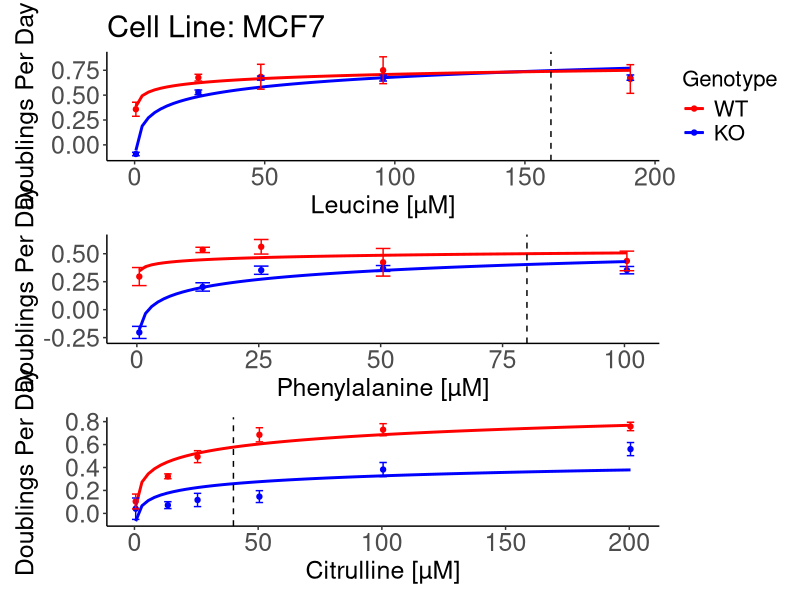
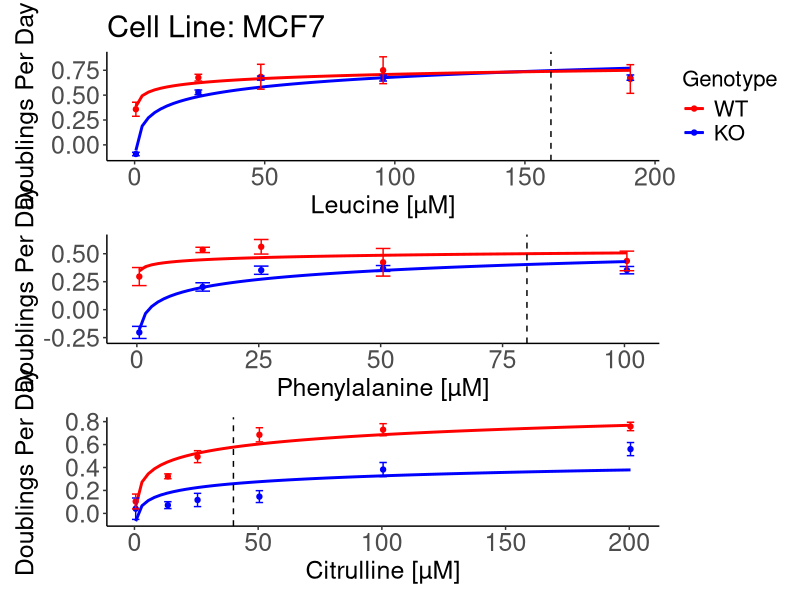

These charts were generated, in order, by the following R code:
library(tidyverse)
library(patchwork)
mcf7 <- read.csv("exp4a_MCF7.csv")

### This code below is awesome - just need to work on aesthetics now.  

### Cit
p1 <- mcf7 |>
  drop_na() |> 
  mutate_at(c("WT", "KO"), as.numeric) |>
  rename(Metabolite = Leu,
         Concentration = X,
         WT = c(X.1, X.2, WT, X.3),
         KO = c(X.4, X.5, KO, X.6)) |> 
  pivot_longer(
    cols = (WT1:KO4), 
    names_to = "Genotype",
    values_to = "dpd") |> 
  mutate(Genotype = gsub("\\d", "", Genotype)) |>
  group_by(Metabolite, Concentration, Genotype) |>
  summarize(mean = mean(dpd), sd = sd(dpd)) |> 
  filter(Metabolite == "Cit") |>
  mutate(Concentration = Concentration + 0.5) |>
  ggplot(aes(x = Concentration, y = mean, color = Genotype)) + 
  geom_point() +
  geom_smooth(method="lm", formula = y ~ log(x), se = FALSE) +
  geom_errorbar(aes(ymin = mean - sd, ymax = mean + sd), width = 3) +
  geom_vline(xintercept = 40, linetype = "dashed", color = "black") +
  labs(x = "Citrulline [µM]", y = "Doublings Per Day") +
  theme_bw() +
  theme(panel.grid.major = element_blank(), panel.grid.minor = element_blank(),
        panel.border = element_blank(), axis.line = element_line(color = "black"),
        axis.text.x = element_text(size = 18),
        axis.text.y = element_text(size = 18),
        axis.title.x = element_text(size = 18),
        axis.title.y = element_text(size = 18),
        legend.position = "none") + 
  scale_color_manual(values = c("WT" = "red","KO" = "blue"), breaks = c("WT", "KO"))

### Leu
p2 <- mcf7 |>
  drop_na() |> 
  mutate_at(c("WT", "KO"), as.numeric) |>
  rename(Metabolite = Leu,
         Concentration = X,
         WT = c(X.1, X.2, WT, X.3),
         KO = c(X.4, X.5, KO, X.6)) |> 
  pivot_longer(
    cols = (WT1:KO4), 
    names_to = "Genotype",
    values_to = "dpd") |> 
  mutate(Genotype = gsub("\\d", "", Genotype)) |>
  group_by(Metabolite, Concentration, Genotype) |>
  summarize(mean = mean(dpd), sd = sd(dpd)) |> 
  filter(Metabolite == "Leu") |> 
  mutate(Concentration = Concentration + 0.5) |>
  ggplot(aes(x = Concentration, y = mean, color = Genotype)) + 
  geom_point() +
  geom_smooth(method="lm", formula = y ~ log(x), se = FALSE) +
  geom_errorbar(aes(ymin = mean - sd, ymax = mean + sd), width = 3) +
  geom_vline(xintercept = 160, linetype = "dashed", color = "black") +
  labs(x = "Leucine [µM]", y = "Doublings Per Day", title = "Cell Line: MCF7") + 
  theme_bw() +
  theme(panel.grid.major = element_blank(), panel.grid.minor = element_blank(),
        panel.border = element_blank(), axis.line = element_line(color = "black"),
        axis.text.x = element_text(size = 18),
        axis.text.y = element_text(size = 18),
        axis.title.x = element_text(size = 18),
        axis.title.y = element_text(size = 18),
        plot.title = element_text(size = 22),
        legend.text = element_text(size = 16),
        legend.title = element_text(size = 16)) +
  scale_color_manual(values = c("WT" = "red","KO" = "blue"), breaks = c("WT", "KO"))



### Phe
p3 <- mcf7 |>
  drop_na() |> 
  mutate_at(c("WT", "KO"), as.numeric) |>
  rename(Metabolite = Leu,
         Concentration = X,
         WT = c(X.1, X.2, WT, X.3),
         KO = c(X.4, X.5, KO, X.6)) |> 
  pivot_longer(
    cols = (WT1:KO4), 
    names_to = "Genotype",
    values_to = "dpd") |> 
  mutate(Genotype = gsub("\\d", "", Genotype)) |>
  mutate(Concentration = Concentration + 0.001) |>
  group_by(Metabolite, Concentration, Genotype) |>
  summarize(mean = mean(dpd), sd = sd(dpd)) |> 
  filter(Metabolite == "Phe") |> 
  mutate(Concentration = Concentration + 0.5) |>
  ggplot(aes(x = Concentration, y = mean, color = Genotype)) + 
  geom_point() +
  geom_smooth(method="lm", formula = y ~ log(x), se = FALSE) +
  geom_errorbar(aes(ymin = mean - sd, ymax = mean + sd), width = 3) +
  geom_vline(xintercept = 80, linetype = "dashed", color = "black") +
  labs(x = "Phenylalanine [µM]", y = "Doublings Per Day") +
  theme_bw() +
  theme(panel.grid.major = element_blank(), panel.grid.minor = element_blank(), 
        panel.border = element_blank(), axis.line = element_line(color = "black"),
        axis.text.x = element_text(size = 18),
        axis.text.y = element_text(size = 18),
        axis.title.x = element_text(size = 18),
        axis.title.y = element_text(size = 18),
        legend.position = "none") + 
  scale_color_manual(values = c("WT" = "red","KO" = "blue"), breaks = c("WT", "KO"))


plots_mcf7 <- p2 + p3 + p1 + plot_layout(ncol = 1)

print(plots_mcf7)
ggsave("mcf7.jpg", plot = plots_mcf7, dpi = 300, width = 5.3, height = 6.5, units = "in")
